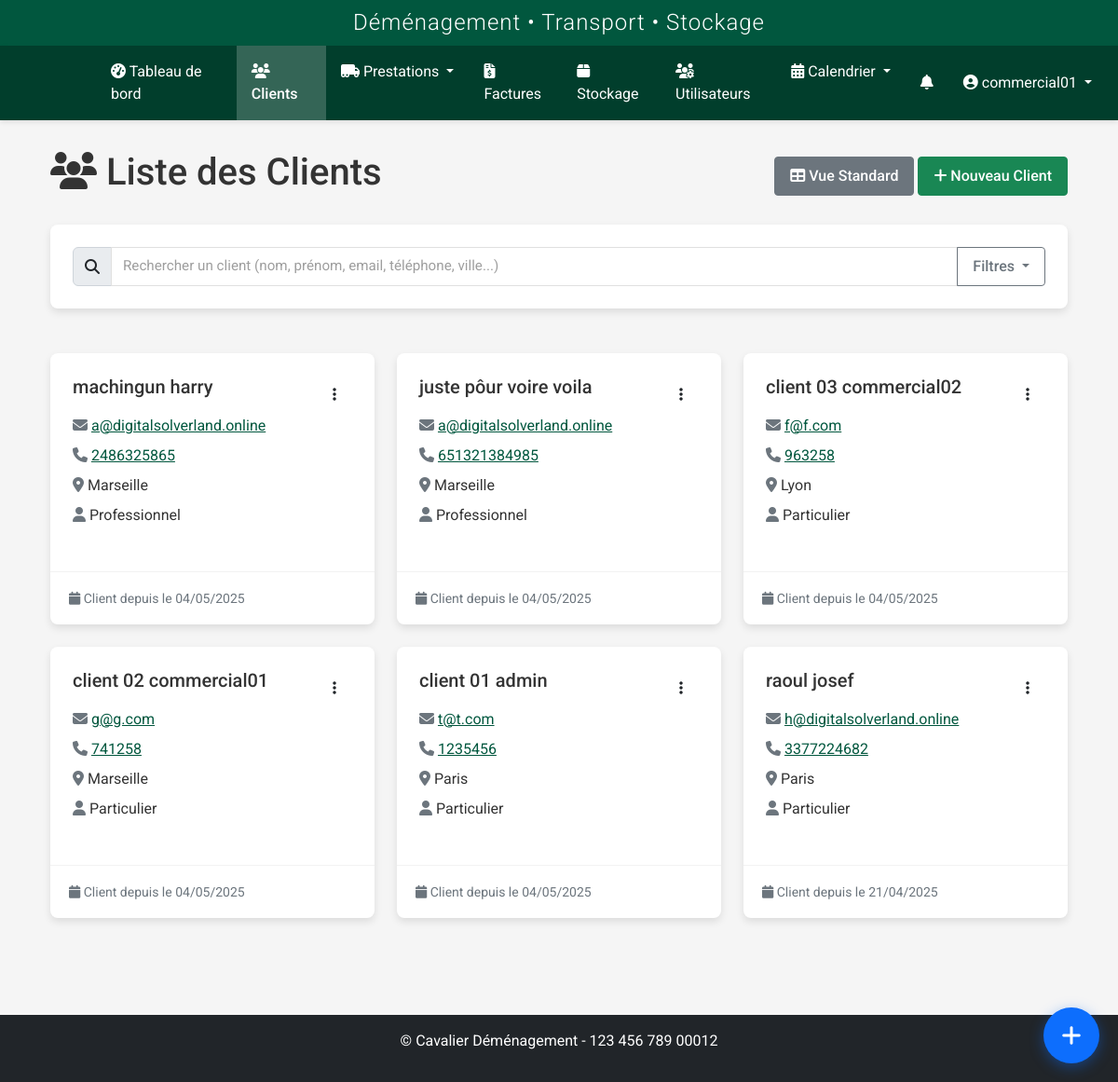
Page /clients/clients/liste (signed in) on the earlier database version.
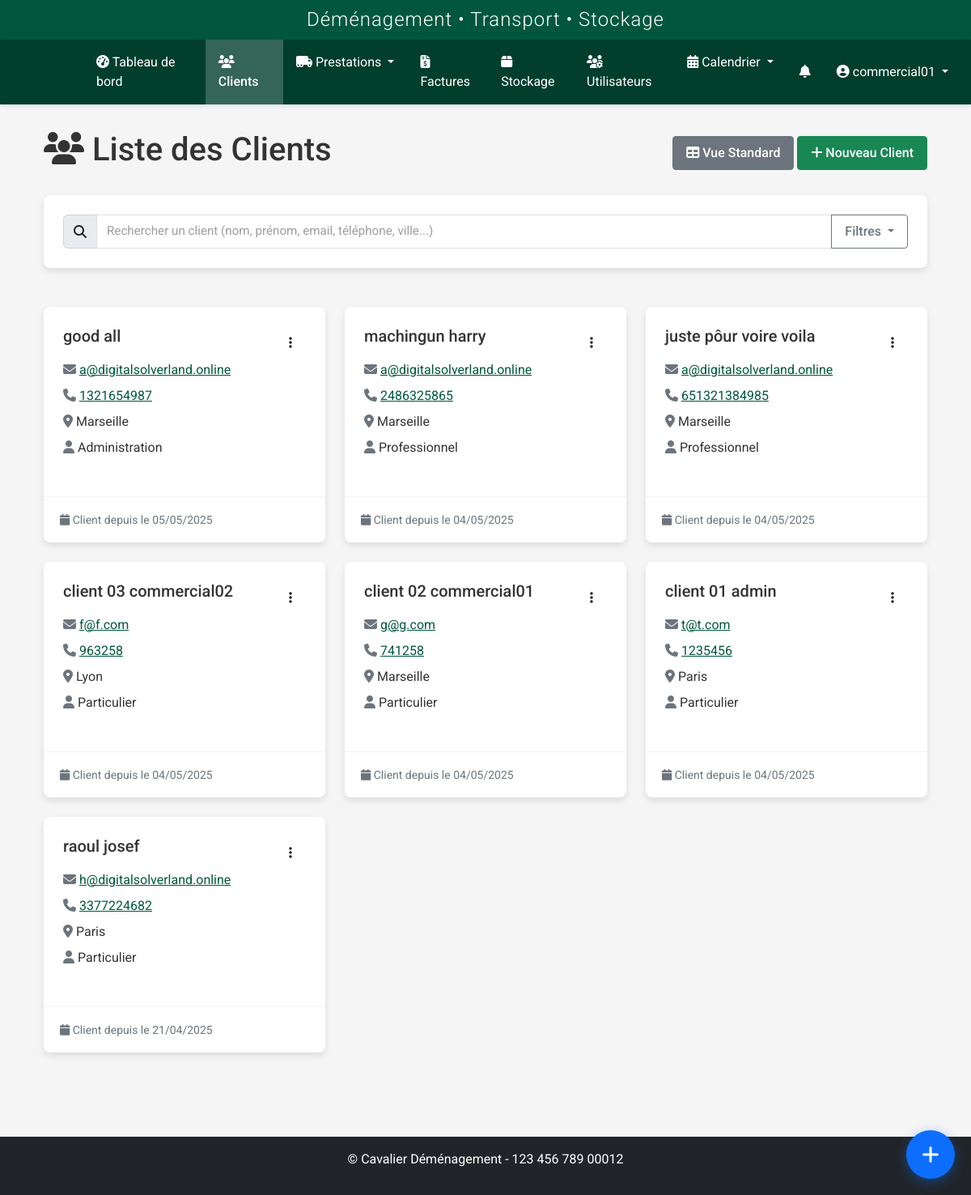
Same page on the later database version.
### models.py (models this page shows, shortened)
class Client(db.Model):
    id = db.Column(db.Integer, primary_key=True)
    nom = db.Column(db.String(64), nullable=False)
    prenom = db.Column(db.String(64), nullable=False)
    adresse = db.Column(db.Text, nullable=True)
    code_postal = db.Column(db.String(10), nullable=True)
    ville = db.Column(db.String(64), nullable=True)
    pays = db.Column(db.String(64), default='France')
    telephone = db.Column(db.String(20), nullable=True)
    email = db.Column(db.String(120), nullable=True)
    type_client = db.Column(db.String(50), nullable=True)
    tags = db.Column(db.Text, nullable=True)
    observations = db.Column(db.Text, nullable=True)
    statut = db.Column(db.String(20), default='actif')
    archive = db.Column(db.Boolean, default=False)
    date_creation = db.Column(db.DateTime, nullable=False, default=datetime.utcnow)
    commercial_id = db.Column(db.Integer, db.ForeignKey('user.id'), nullable=True)
    commercial = db.relationship('User', backref=db.backref('clients', lazy=True), foreign_keys=[commercial_id])
    prestations_principales = db.relationship('Prestation', backref=db.backref('client_principal', lazy=True), lazy=True, foreign_keys="Prestation.client_id")
    prestations_supplementaires = db.relationship('Prestation', secondary=prestation_clients, back_populates='clients_supplementaires')
    factures = db.relationship('Facture', backref='client', lazy=True)

### routes/client.py (the view)
@client_bp.route('/clients/liste')
@login_required
@role_required('commercial', 'admin', 'superadmin')
def liste():
    clients = Client.query.order_by(Client.date_creation.desc()).all()
    return render_template('clients/liste.html', clients=clients)

### auth.py (called while the page is built)
def role_required(*roles):
    def decorator(f):
        @wraps(f)
        @login_required
        def decorated_function(*args, **kwargs):
            if current_user.role not in roles:
                flash('Vous n\'avez pas les permissions nécessaires pour accéder à cette page.', 'danger')
                return redirect(url_for('dashboard.index'))
            return f(*args, **kwargs)
        return decorated_function
    return decorator

### models.py (called while the page is built)
    def is_admin(self):
        return self.role in ['admin', 'superadmin']

    def is_transporteur(self):
        return self.role == 'transporteur' or self.is_admin()

### templates/clients/liste.html (shortened to what this page needs)
{% extends "base.html" %}
{% block content %}
<div class="container-fluid">
    <div class="row mb-4">
        <div class="col-12">
            <div class="d-flex justify-content-between align-items-center">
                <h1><i class="fas fa-users"></i> Liste des Clients</h1>
                <div>
                    <a href="{{ url_for('client.index') }}" class="btn btn-secondary">
                        <i class="fas fa-table"></i> Vue Standard
                    </a>
                    <a href="{{ url_for('client.add') }}" class="btn btn-success">
                        <i class="fas fa-plus"></i> Nouveau Client
                    </a>
                </div>
            </div>
        </div>
    </div>
    <div class="row mb-4">
        <div class="col-12">
            <div class="card">
                <div class="card-body">
                    <div class="input-group">
                        <span class="input-group-text">
                            <i class="fas fa-search"></i>
                        </span>
                        <input type="text" id="searchInput" class="form-control" placeholder="Rechercher un client (nom, prénom, email, téléphone, ville...)">
                        <button class="btn btn-outline-secondary dropdown-toggle" type="button" data-bs-toggle="dropdown">
                            Filtres
                        </button>
                    </div>
                </div>
            </div>
        </div>
    </div>
    <div class="row" id="clientsList">
        {% for client in clients %}
        <div class="col-md-6 col-lg-4 mb-4 client-card"
             data-name="{{ client.nom }} {{ client.prenom }}"
             data-email="{{ client.email }}"
             data-phone="{{ client.telephone }}"
             data-city="{{ client.ville }}"
             data-type="{{ client.type_client }}"
             data-archived="{{ client.archive }}">
            <div class="card h-100 {% if client.archive %}bg-light{% endif %}">
                <div class="card-body">
                    <div class="d-flex justify-content-between align-items-start">
                        <h5 class="card-title mb-3">
                            {{ client.nom }} {{ client.prenom }}
                        </h5>
                        <div class="dropdown">
                            <button class="btn btn-link text-dark" type="button" data-bs-toggle="dropdown">
                                <i class="fas fa-ellipsis-v"></i>
                            </button>
                        </div>
                    </div>
                    <div class="client-info">
                        {% if client.email %}
                        <p class="mb-2">
                            <i class="fas fa-envelope text-muted"></i>
                            <a href="mailto:{{ client.email }}">{{ client.email }}</a>
                        </p>
                        {% endif %}
                        {% if client.telephone %}
                        <p class="mb-2">
                            <i class="fas fa-phone text-muted"></i>
                            <a href="tel:{{ client.telephone }}">{{ client.telephone }}</a>
                        </p>
                        {% endif %}
                        {% if client.ville %}
                        <p class="mb-2">
                            <i class="fas fa-map-marker-alt text-muted"></i>
                            {{ client.ville }}
                        </p>
                        {% endif %}
                        <p class="mb-0">
                            <i class="fas fa-user text-muted"></i>
                            {{ client.type_client }}
                        </p>
                    </div>
                </div>
                <div class="card-footer bg-transparent">
                    <small class="text-muted">
                        <i class="fas fa-calendar"></i>
                        Client depuis le {{ client.date_creation.strftime('%d/%m/%Y') }}
                    </small>
                </div>
            </div>
        </div>
        {% endfor %}
    </div>
</div>
{% endblock %}

Differences in the rows shown:
added Client: nom "good", prenom "all", email "a@digitalsolverland.online", telephone "1321654987", ville "Marseille", type_client "Administration", date_creation "05/05/2025"
